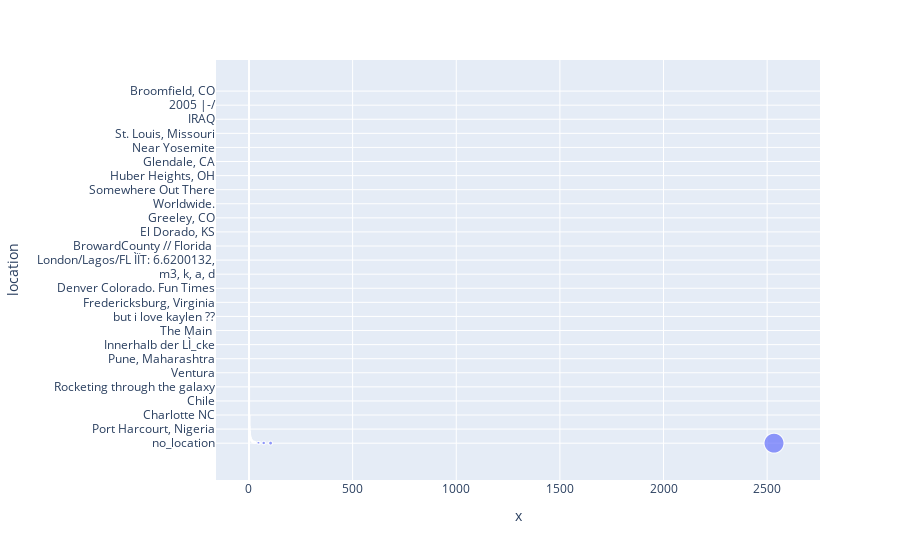

Source (notebook cell):
### Code cell
# missing value are not visualized in the graph

feat=df_train['location'].value_counts()
print(feat.head())
fig = px.scatter(feat, x=feat.values, y=feat.index,size=feat.values)
fig.show()

### Figure 1 — Plotly figure (JSON) as saved in the notebook; plotly's stock layout.template omitted (floating-point values rounded to 4 significant figures; data arrays with more than 128 entries replaced by an {"elided": "..."} marker saying what was removed)
{"data": [{"hovertemplate": "x=%{x}<br>location=%{y}<br>size=%{marker.size}<extra></extra>", "legendgroup": "", "marker": {"color": "#636efa", "size": {"elided": "3342 int values"}, "sizemode": "area", "sizeref": 6.332, "symbol": "circle"}, "mode": "markers", "name": "", "showlegend": false, "type": "scattergl", "x": {"elided": "3342 int values"}, "xaxis": "x", "y": {"elided": "3342 str values"}, "yaxis": "y"}], "layout": {"legend": {"itemsizing": "constant", "tracegroupgap": 0}, "margin": {"t": 60}, "xaxis": {"anchor": "y", "domain": [0, 1], "title": {"text": "x"}}, "yaxis": {"anchor": "x", "domain": [0, 1], "title": {"text": "location"}}}}
